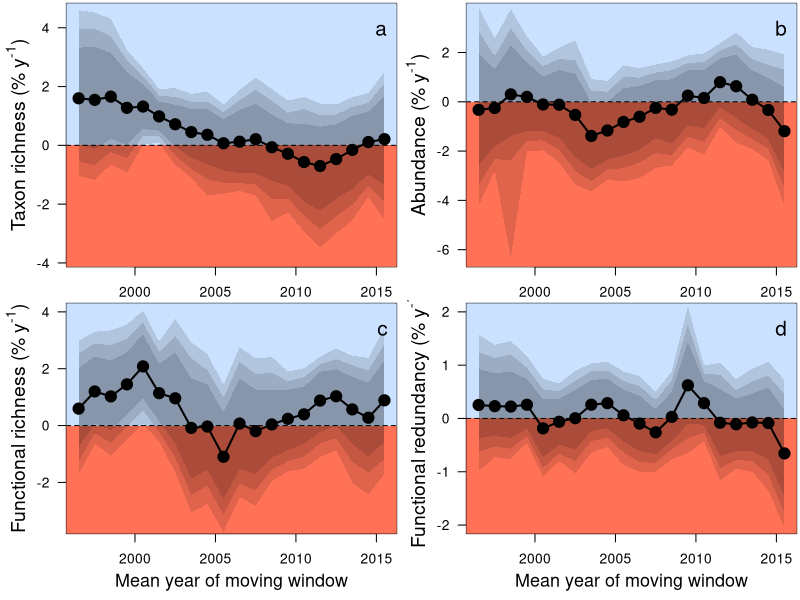

Write R code to recreate this figure.
##Set working directory
setwd("C:/Users/elwel/OneDrive/Desktop/aquatic_data/git/EuroAquaticMacroInverts")

# attach data
MA <- read.csv("outputs/HighThresholdMovingAve2_YrEsts.csv")
MA$meanYr <- (MA$StartYear+ 4.5)
MA = subset(MA, select = -c(X) )
head(MA)

tiff(filename = "plots/Fig3_movingWindow/HTMW2.tiff", width = 8, height = 6.5, units = 'in', res = 600, compression = 'lzw')
par(mfrow=c(2,2),mar=c(2,4,0.2,0.2))

#plot for spp richness
SR <- subset(MA, Response == "spp_richness")
ave_SppRich <- 27.28712314
st <-(SR[1:(nrow(SR)),3:12]/ave_SppRich)*100
sr <- cbind(SR$StartYear, SR$site_num, SR$meanYr, st)
names(sr)[names(sr) == 'SR$StartYear'] <- 'StartYear'
names(sr)[names(sr) == 'SR$site_num'] <- 'site_num'
names(sr)[names(sr) == 'SR$meanYr'] <- 'meanYr'
#select yrs with enough sites to be representative
SRs <- sr[ which(sr$StartYear >1991 & sr$StartYear <2012), ] # at least 200 sites

plot(SRs$Estimate~SRs$meanYr,ylab="", cex=1.5, xlab="", type="n", las=1, ylim=c(-3.8,4.5), xlim=c(1996.5,2015.5))
title(ylab=expression(paste("Taxon richness (% y"^"-1", ")")), line=2,cex.lab=1.4)
#title(xlab="Mean year of moving window", line=2,cex.lab=1.3)
polygon(x = c(0, 0, 2040, 2040), y = c(-100, 0, 0, -100), col ="coral1", border = NA)
polygon(x = c(0, 0, 2040, 2040), y = c(100, 0, 0, 100), col ="lightsteelblue1", border = NA)
abline(h=0,lty=2)
polygon(x = c(SRs$meanYr,rev(SRs$meanYr)), y = c(SRs$Q2.5,rev(SRs$Q97.5)),col="#00000020", border = NA)
polygon(x = c(SRs$meanYr,rev(SRs$meanYr)), y = c(SRs$Q5,rev(SRs$Q95)), col ="#00000020", border = NA)
polygon(x = c(SRs$meanYr,rev(SRs$meanYr)), y = c(SRs$Q10,rev(SRs$Q90)), col ="#00000020", border = NA)
#box(lwd=2)
points(SRs$Estimate~SRs$meanYr, pch=21,bg=1,cex=1.8)#pch="-",
points(SRs$Estimate~SRs$meanYr,type="l",lwd=2)
legend("topright", bty="n", legend="a",cex=1.5)

#plot for abundance
SR <- subset(MA, Response == "abundance")
st <-(SR[1:(nrow(SR)),3:12]*100)
sr <- cbind(SR$StartYear, SR$site_num, SR$meanYr, st)
names(sr)[names(sr) == 'SR$StartYear'] <- 'StartYear'
names(sr)[names(sr) == 'SR$site_num'] <- 'site_num'
names(sr)[names(sr) == 'SR$meanYr'] <- 'meanYr'
#select yrs with enough sites to be representative
SRs <- sr[ which(sr$StartYear >1991 & sr$StartYear <2012), ]

plot(SRs$Estimate~SRs$meanYr,ylab="", cex=1.5, xlab="", type="n", las=1, ylim=c(-6.3,3.6), xlim=c(1996.5,2015.5)) #ylim=c(-0.57,0.4))
title(ylab=expression(paste("Abundance (% y"^"-1", ")")), line=2,cex.lab=1.4)
title(xlab="Mean year of moving window", line=2.4,cex.lab=1.3)
polygon(x = c(0, 0, 2040, 2040), y = c(-100, 0, 0, -100), col ="coral1", border = NA)
polygon(x = c(0, 0, 2040, 2040), y = c(100, 0, 0, 100), col ="lightsteelblue1", border = NA)
abline(h=0,lty=2)
polygon(x = c(SRs$meanYr,rev(SRs$meanYr)), y = c(SRs$Q2.5,rev(SRs$Q97.5)),col="#00000020", border = NA)
polygon(x = c(SRs$meanYr,rev(SRs$meanYr)), y = c(SRs$Q5,rev(SRs$Q95)), col ="#00000020", border = NA)
polygon(x = c(SRs$meanYr,rev(SRs$meanYr)), y = c(SRs$Q10,rev(SRs$Q90)), col ="#00000020", border = NA)
points(SRs$Estimate~SRs$meanYr, pch=21,bg=1,cex=1.8)#pch="-",
points(SRs$Estimate~SRs$meanYr,type="l",lwd=2)
legend("topright", bty="n", legend="b",cex=1.5)

par(mar=c(4,4,0.2,0.2))
#plot for FRic
SR <- subset(MA, Response == "FRic")
st <-(SR[1:(nrow(SR)),3:12])*100
sr <- cbind(SR$StartYear, SR$site_num, SR$meanYr, st)
names(sr)[names(sr) == 'SR$StartYear'] <- 'StartYear'
names(sr)[names(sr) == 'SR$site_num'] <- 'site_num'
names(sr)[names(sr) == 'SR$meanYr'] <- 'meanYr'
#select yrs with enough sites to be representative
SRs <- sr[ which(sr$StartYear >1991 & sr$StartYear <2012), ]

plot(SRs$Estimate~SRs$meanYr,ylab="", cex=1.5, xlab="", type="n", las=1, ylim=c(-3.5,4), xlim=c(1996.5,2015.5)) #ylim=c(-0.57,0.4))
title(ylab=expression(paste("Functional richness (% y"^"-1", ")")), line=2,cex.lab=1.4)
title(xlab="Mean year of moving window", line=2.4,cex.lab=1.3)
polygon(x = c(0, 0, 2040, 2040), y = c(-100, 0, 0, -100), col ="coral1", border = NA)
polygon(x = c(0, 0, 2040, 2040), y = c(100, 0, 0, 100), col ="lightsteelblue1", border = NA)
abline(h=0,lty=2)
polygon(x = c(SRs$meanYr,rev(SRs$meanYr)), y = c(SRs$Q2.5,rev(SRs$Q97.5)),col="#00000020", border = NA)
polygon(x = c(SRs$meanYr,rev(SRs$meanYr)), y = c(SRs$Q5,rev(SRs$Q95)), col ="#00000020", border = NA)
polygon(x = c(SRs$meanYr,rev(SRs$meanYr)), y = c(SRs$Q10,rev(SRs$Q90)), col ="#00000020", border = NA)
points(SRs$Estimate~SRs$meanYr, pch=21,bg=1,cex=1.8)#pch="-",
points(SRs$Estimate~SRs$meanYr,type="l",lwd=2)
legend("topright", bty="n", legend="c",cex=1.5)

#plot for FRed
SR <- subset(MA, Response == "FRed")
ave_FRed <- 0.291145846
st <-(SR[1:(nrow(SR)),3:12]/ave_FRed)*100
sr <- cbind(SR$StartYear, SR$site_num, SR$meanYr, st)
names(sr)[names(sr) == 'SR$StartYear'] <- 'StartYear'
names(sr)[names(sr) == 'SR$site_num'] <- 'site_num'
names(sr)[names(sr) == 'SR$meanYr'] <- 'meanYr'
#select yrs with enough sites to be representative
SRs <- sr[ which(sr$StartYear >1991 & sr$StartYear <2012), ]

plot(SRs$Estimate~SRs$meanYr,ylab="", cex=1.5, xlab="", type="n", las=1, ylim=c(-2,2), xlim=c(1996.5,2015.5)) #ylim=c(-0.57,0.4))
title(ylab=expression(paste("Functional redundancy (% y"^"-1", ")")), line=2,cex.lab=1.4)
title(xlab="Mean year of moving window", line=2.4,cex.lab=1.3)
polygon(x = c(0, 0, 2040, 2040), y = c(-100, 0, 0, -100), col ="coral1", border = NA)
polygon(x = c(0, 0, 2040, 2040), y = c(100, 0, 0, 100), col ="lightsteelblue1", border = NA)
abline(h=0,lty=2)
polygon(x = c(SRs$meanYr,rev(SRs$meanYr)), y = c(SRs$Q2.5,rev(SRs$Q97.5)),col="#00000020", border = NA)
polygon(x = c(SRs$meanYr,rev(SRs$meanYr)), y = c(SRs$Q5,rev(SRs$Q95)), col ="#00000020", border = NA)
polygon(x = c(SRs$meanYr,rev(SRs$meanYr)), y = c(SRs$Q10,rev(SRs$Q90)), col ="#00000020", border = NA)
points(SRs$Estimate~SRs$meanYr, pch=21,bg=1,cex=1.8)#pch="-",
points(SRs$Estimate~SRs$meanYr,type="l",lwd=2)
legend("topright", bty="n", legend="d",cex=1.5)

dev.off()


####
#####################
###############################################
################################################
